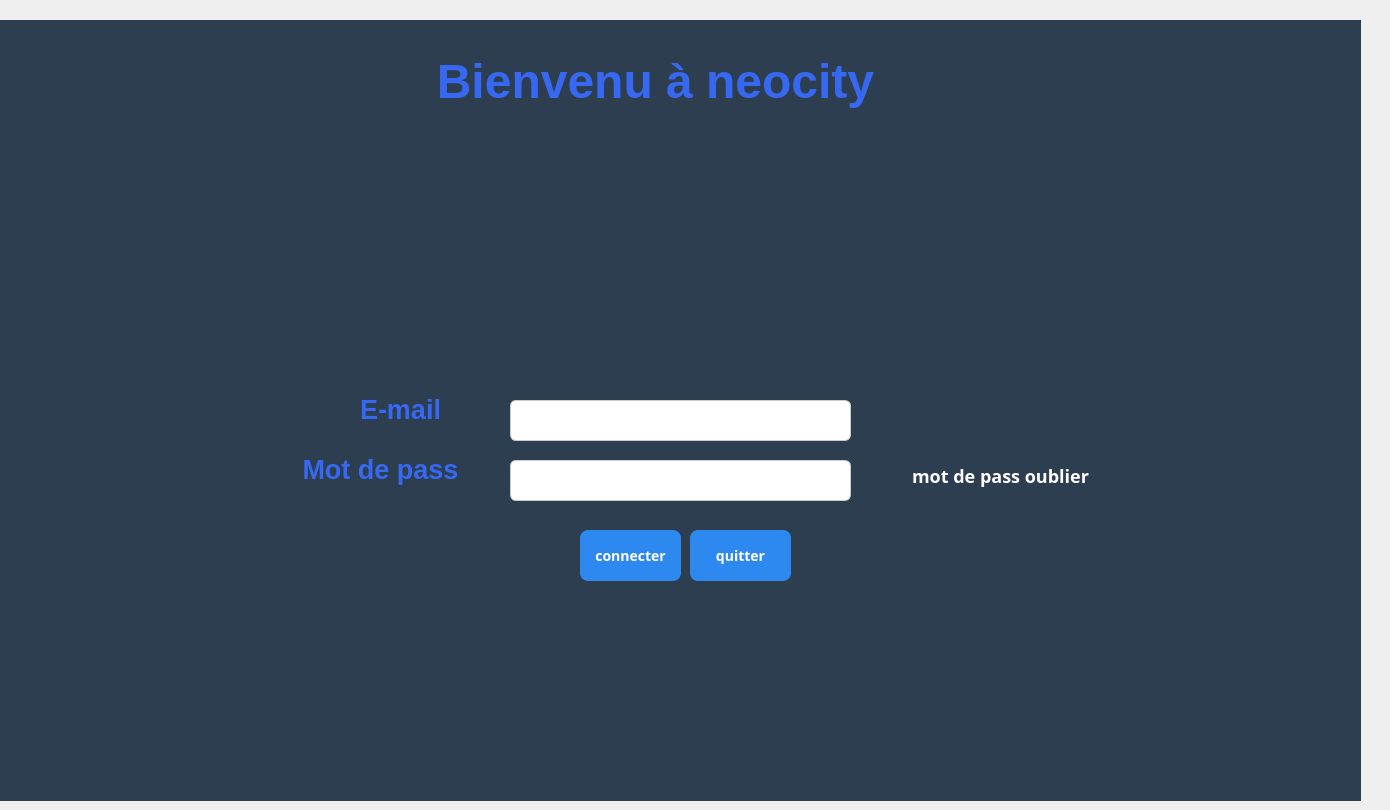
    <widget class="QWidget" name="Connection">
     <widget class="QLabel" name="label">
      <property name="geometry">
       <rect>
        <x>-20</x>
        <y>20</y>
        <width>1381</width>
        <height>781</height>
       </rect>
      </property>
      <property name="styleSheet">
       <string notr="true">background-color: rgb(255, 255, 255);
background-color: rgb(44, 62, 80);</string>
      </property>
      <property name="text">
       <string/>
      </property>
     </widget>
     <widget class="QTextBrowser" name="textBrowser">
      <property name="geometry">
       <rect>
        <x>300</x>
        <y>50</y>
        <width>711</width>
        <height>111</height>
       </rect>
      </property>
      <property name="styleSheet">
       <string notr="true">background-color: rgb(44, 62, 80);</string>
      </property>
      <property name="frameShape">
       <enum>QFrame::Shape::NoFrame</enum>
      </property>
      <property name="html">
       <string>&lt;!DOCTYPE HTML PUBLIC &quot;-//W3C//DTD HTML 4.0//EN&quot; &quot;http://www.w3.org/TR/REC-html40/strict.dtd&quot;&gt;
&lt;html&gt;&lt;head&gt;&lt;meta name=&quot;qrichtext&quot; content=&quot;1&quot; /&gt;&lt;meta charset=&quot;utf-8&quot; /&gt;&lt;style type=&quot;text/css&quot;&gt;
p, li { white-space: pre-wrap; }
hr { height: 1px; border-width: 0; }
li.unchecked::marker { content: &quot;\2610&quot;; }
li.checked::marker { content: &quot;\2612&quot;; }
&lt;/style&gt;&lt;/head&gt;&lt;body style=&quot; font-family:'Segoe UI'; font-size:9pt; font-weight:400; font-style:normal;&quot;&gt;
&lt;p align=&quot;center&quot; style=&quot; margin-top:0px; margin-bottom:0px; margin-left:0px; margin-right:0px; -qt-block-indent:0; text-indent:0px;&quot;&gt;&lt;span style=&quot; font-size:36pt; font-weight:700; color:#3668f2;&quot;&gt;Bienvenu à neocity&lt;/span&gt;&lt;/p&gt;&lt;/body&gt;&lt;/html&gt;</string>
      </property>
     </widget>
     <widget class="QLabel" name="label_62">
      <property name="geometry">
       <rect>
        <x>580</x>
        <y>180</y>
        <width>141</width>
        <height>141</height>
       </rect>
      </property>
      <property name="styleSheet">
       <string notr="true">border-image: url(:/cropped_circle_image.png);</string>
      </property>
      <property name="text">
       <string/>
      </property>
     </widget>
     <widget class="QLineEdit" name="Username">
      <property name="geometry">
       <rect>
        <x>510</x>
        <y>400</y>
        <width>341</width>
        <height>41</height>
       </rect>
      </property>
      <property name="styleSheet">
       <string notr="true">QLineEdit {
    border: 1px solid #ccc;
    border-radius: 6px;
    padding: 8px;
    font-size: 12px;
}
QLineEdit:focus {
    border: 1px solid #2D89EF;
    background-color: #FFFFFF;
}</string>
      </property>
      <property name="text">
       <string/>
      </property>
     </widget>
     <widget class="QTextBrowser" name="textBrowser_2">
      <property name="geometry">
       <rect>
        <x>250</x>
        <y>390</y>
        <width>301</width>
        <height>61</height>
       </rect>
      </property>
      <property name="styleSheet">
       <string notr="true">background-color: rgb(44, 62, 80);</string>
      </property>
      <property name="frameShape">
       <enum>QFrame::Shape::NoFrame</enum>
      </property>
      <property name="html">
       <string>&lt;!DOCTYPE HTML PUBLIC &quot;-//W3C//DTD HTML 4.0//EN&quot; &quot;http://www.w3.org/TR/REC-html40/strict.dtd&quot;&gt;
&lt;html&gt;&lt;head&gt;&lt;meta name=&quot;qrichtext&quot; content=&quot;1&quot; /&gt;&lt;meta charset=&quot;utf-8&quot; /&gt;&lt;style type=&quot;text/css&quot;&gt;
p, li { white-space: pre-wrap; }
hr { height: 1px; border-width: 0; }
li.unchecked::marker { content: &quot;\2610&quot;; }
li.checked::marker { content: &quot;\2612&quot;; }
&lt;/style&gt;&lt;/head&gt;&lt;body style=&quot; font-family:'Segoe UI'; font-size:9pt; font-weight:400; font-style:normal;&quot;&gt;
&lt;p align=&quot;center&quot; style=&quot; margin-top:0px; margin-bottom:0px; margin-left:0px; margin-right:0px; -qt-block-indent:0; text-indent:0px;&quot;&gt;&lt;span style=&quot; font-size:20pt; font-weight:700; color:#3668f2;&quot;&gt;E-mail&lt;/span&gt;&lt;/p&gt;&lt;/body&gt;&lt;/html&gt;</string>
      </property>
     </widget>
     <widget class="QTextBrowser" name="textBrowser_3">
      <property name="geometry">
       <rect>
        <x>220</x>
        <y>450</y>
        <width>321</width>
        <height>61</height>
       </rect>
      </property>
      <property name="styleSheet">
       <string notr="true">background-color: rgb(44, 62, 80);</string>
      </property>
      <property name="frameShape">
       <enum>QFrame::Shape::NoFrame</enum>
      </property>
      <property name="html">
       <string>&lt;!DOCTYPE HTML PUBLIC &quot;-//W3C//DTD HTML 4.0//EN&quot; &quot;http://www.w3.org/TR/REC-html40/strict.dtd&quot;&gt;
&lt;html&gt;&lt;head&gt;&lt;meta name=&quot;qrichtext&quot; content=&quot;1&quot; /&gt;&lt;meta charset=&quot;utf-8&quot; /&gt;&lt;style type=&quot;text/css&quot;&gt;
p, li { white-space: pre-wrap; }
hr { height: 1px; border-width: 0; }
li.unchecked::marker { content: &quot;\2610&quot;; }
li.checked::marker { content: &quot;\2612&quot;; }
&lt;/style&gt;&lt;/head&gt;&lt;body style=&quot; font-family:'Segoe UI'; font-size:9pt; font-weight:400; font-style:normal;&quot;&gt;
&lt;p align=&quot;center&quot; style=&quot; margin-top:0px; margin-bottom:0px; margin-left:0px; margin-right:0px; -qt-block-indent:0; text-indent:0px;&quot;&gt;&lt;span style=&quot; font-size:20pt; font-weight:700; color:#3668f2;&quot;&gt;Mot de pass&lt;/span&gt;&lt;/p&gt;&lt;/body&gt;&lt;/html&gt;</string>
      </property>
     </widget>
     <widget class="QLineEdit" name="Motdepasse">
      <property name="geometry">
       <rect>
        <x>510</x>
        <y>460</y>
        <width>341</width>
        <height>41</height>
       </rect>
      </property>
      <property name="styleSheet">
       <string notr="true">QLineEdit {
    border: 1px solid #ccc;
    border-radius: 6px;
    padding: 8px;
    font-size: 12px;
}
QLineEdit:focus {
    border: 1px solid #2D89EF;
    background-color: #FFFFFF;
}</string>
      </property>
      <property name="text">
       <string/>
      </property>
     </widget>
     <widget class="QPushButton" name="quitter">
      <property name="geometry">
       <rect>
        <x>690</x>
        <y>530</y>
        <width>101</width>
        <height>51</height>
       </rect>
      </property>
      <property name="font">
       <font>
        <family>Bahnschrift</family>
        <pointsize>-1</pointsize>
        <bold>true</bold>
       </font>
      </property>
      <property name="styleSheet">
       <string notr="true">QPushButton {
    background-color: #2D89EF;
    color: white;
    border-radius: 8px;
    padding: 10px;
    font-size: 14px;
}
QPushButton:hover {
    background-color: #1E5BB8;
}
QPushButton:pressed {
    background-color: #FFFFFF;
}</string>
      </property>
      <property name="text">
       <string>quitter</string>
      </property>
     </widget>
     <widget class="QPushButton" name="connecter">
      <property name="geometry">
       <rect>
        <x>580</x>
        <y>530</y>
        <width>101</width>
        <height>51</height>
       </rect>
      </property>
      <property name="font">
       <font>
        <family>Bahnschrift</family>
        <pointsize>-1</pointsize>
        <bold>true</bold>
       </font>
      </property>
      <property name="styleSheet">
       <string notr="true">QPushButton {
    background-color: #2D89EF;
    color: white;
    border-radius: 8px;
    padding: 10px;
    font-size: 14px;
}
QPushButton:hover {
    background-color: #1E5BB8;
}
QPushButton:pressed {
    background-color: #FFFFFF;
}</string>
      </property>
      <property name="text">
       <string>connecter</string>
      </property>
     </widget>
     <widget class="QPushButton" name="mdpo_2">
      <property name="geometry">
       <rect>
        <x>880</x>
        <y>450</y>
        <width>241</width>
        <height>51</height>
       </rect>
      </property>
      <property name="font">
       <font>
        <family>Bahnschrift</family>
        <pointsize>-1</pointsize>
        <bold>true</bold>
       </font>
      </property>
      <property name="styleSheet">
       <string notr="true">QPushButton {
    background-color: #2C3E50;
    color: white;
    border-radius: 8px;
    padding: 10px;
    font-size: 18px;
}
QPushButton:hover {
    background-color: #1E5BB8;
}
QPushButton:pressed {
    background-color: #FFFFFF;
}</string>
      </property>
      <property name="text">
       <string>mot de pass oublier</string>
      </property>
     </widget>
     <zorder>label</zorder>
     <zorder>textBrowser_2</zorder>
     <zorder>textBrowser</zorder>
     <zorder>label_62</zorder>
     <zorder>Username</zorder>
     <zorder>textBrowser_3</zorder>
     <zorder>Motdepasse</zorder>
     <zorder>quitter</zorder>
     <zorder>connecter</zorder>
     <zorder>mdpo_2</zorder>
    </widget>
